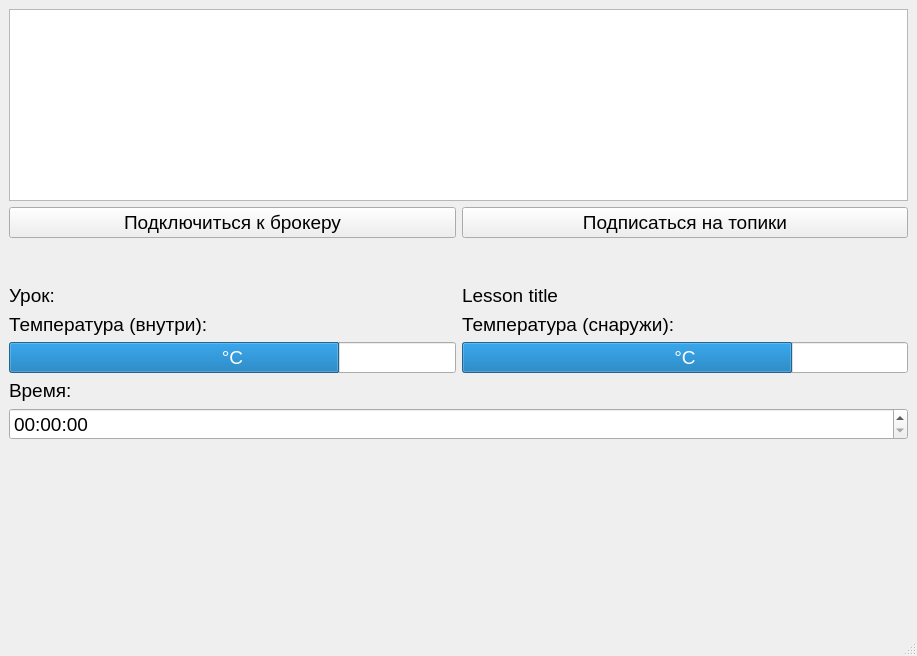
<?xml version="1.0" encoding="UTF-8"?>
<ui version="4.0">
 <class>MainWindow</class>
 <widget class="QMainWindow" name="MainWindow">
  <property name="geometry">
   <rect>
    <x>0</x>
    <y>0</y>
    <width>917</width>
    <height>656</height>
   </rect>
  </property>
  <property name="font">
   <font>
    <pointsize>14</pointsize>
   </font>
  </property>
  <property name="windowTitle">
   <string>MainWindow</string>
  </property>
  <property name="styleSheet">
   <string notr="true"/>
  </property>
  <widget class="QWidget" name="centralwidget">
   <layout class="QVBoxLayout" name="verticalLayout">
    <item>
     <widget class="QTextBrowser" name="text_browser"/>
    </item>
    <item>
     <layout class="QHBoxLayout" name="horizontalLayout_4">
      <item>
       <widget class="QPushButton" name="btn_connect_broker">
        <property name="text">
         <string>Подключиться к брокеру</string>
        </property>
       </widget>
      </item>
      <item>
       <widget class="QPushButton" name="btn_connect_topics">
        <property name="text">
         <string>Подписаться на топики</string>
        </property>
       </widget>
      </item>
     </layout>
    </item>
    <item>
     <spacer name="verticalSpacer_2">
      <property name="orientation">
       <enum>Qt::Orientation::Vertical</enum>
      </property>
      <property name="sizeType">
       <enum>QSizePolicy::Policy::Preferred</enum>
      </property>
      <property name="sizeHint" stdset="0">
       <size>
        <width>20</width>
        <height>40</height>
       </size>
      </property>
     </spacer>
    </item>
    <item>
     <layout class="QHBoxLayout" name="horizontalLayout_3">
      <item>
       <widget class="QLabel" name="label_4">
        <property name="text">
         <string>Урок:</string>
        </property>
       </widget>
      </item>
      <item>
       <widget class="QLabel" name="label_current_lesson">
        <property name="text">
         <string>Lesson title</string>
        </property>
       </widget>
      </item>
     </layout>
    </item>
    <item>
     <layout class="QHBoxLayout" name="horizontalLayout_2">
      <item>
       <widget class="QLabel" name="label">
        <property name="text">
         <string>Температура (внутри):</string>
        </property>
       </widget>
      </item>
      <item>
       <widget class="QLabel" name="label_2">
        <property name="text">
         <string>Температура (снаружи):</string>
        </property>
       </widget>
      </item>
     </layout>
    </item>
    <item>
     <layout class="QHBoxLayout" name="horizontalLayout">
      <property name="spacing">
       <number>6</number>
      </property>
      <item>
       <widget class="QProgressBar" name="progress_temp_inside">
        <property name="minimum">
         <number>-50</number>
        </property>
        <property name="maximum">
         <number>50</number>
        </property>
        <property name="value">
         <number>24</number>
        </property>
        <property name="format">
         <string>°C</string>
        </property>
       </widget>
      </item>
      <item>
       <widget class="QProgressBar" name="progress_temp_outside">
        <property name="minimum">
         <number>-50</number>
        </property>
        <property name="maximum">
         <number>50</number>
        </property>
        <property name="value">
         <number>24</number>
        </property>
        <property name="format">
         <string>°C</string>
        </property>
       </widget>
      </item>
     </layout>
    </item>
    <item>
     <widget class="QLabel" name="label_3">
      <property name="text">
       <string>Время:</string>
      </property>
     </widget>
    </item>
    <item>
     <widget class="QTimeEdit" name="time_set">
      <property name="locale">
       <locale language="Russian" country="Russia"/>
      </property>
      <property name="inputMethodHints">
       <set>Qt::InputMethodHint::ImhPreferNumbers</set>
      </property>
      <property name="maximumDateTime">
       <datetime>
        <hour>22</hour>
        <minute>59</minute>
        <second>56</second>
        <year>2000</year>
        <month>1</month>
        <day>1</day>
       </datetime>
      </property>
      <property name="displayFormat">
       <string>hh:mm:ss</string>
      </property>
      <property name="timeSpec">
       <enum>Qt::TimeSpec::UTC</enum>
      </property>
     </widget>
    </item>
    <item>
     <spacer name="verticalSpacer">
      <property name="orientation">
       <enum>Qt::Orientation::Vertical</enum>
      </property>
      <property name="sizeHint" stdset="0">
       <size>
        <width>20</width>
        <height>40</height>
       </size>
      </property>
     </spacer>
    </item>
   </layout>
  </widget>
  <widget class="QStatusBar" name="statusbar"/>
 </widget>
 <resources/>
 <connections/>
</ui>
